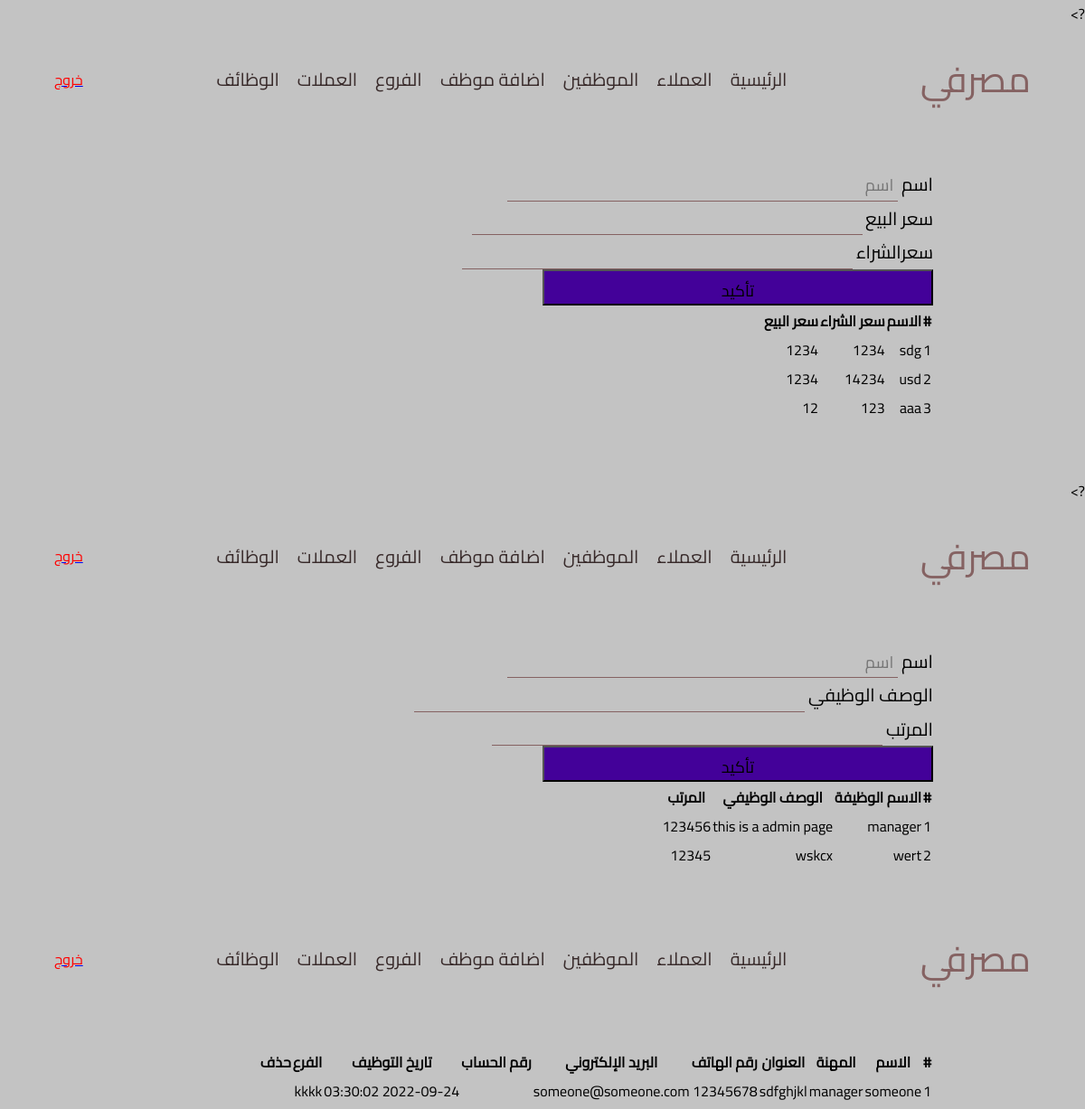
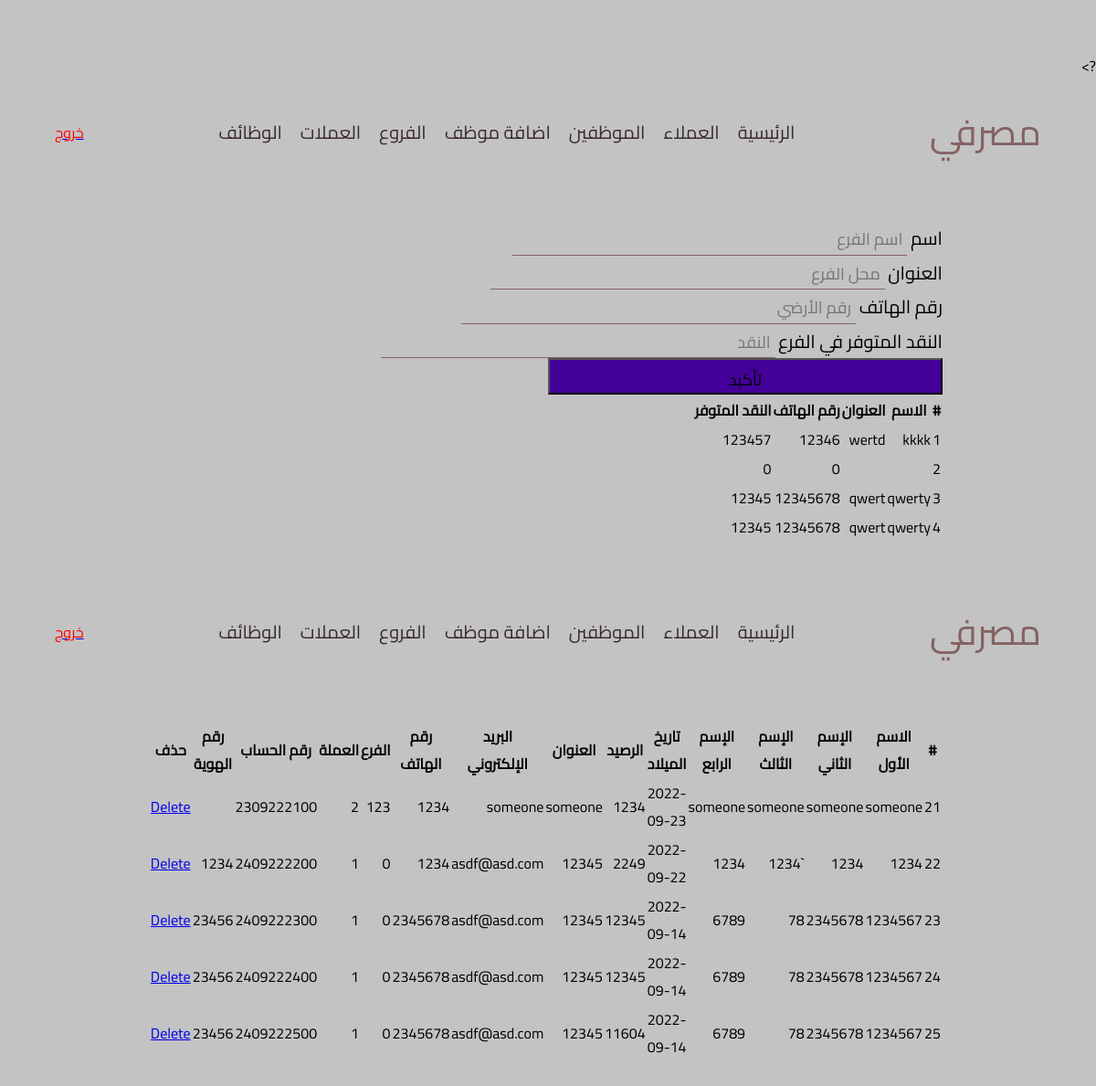
/admin/customer.php (signed in), run on the app's committed database (2 pictures, top to bottom).
### tables this page shows
CREATE TABLE `currency` (
  `id` int(3) NOT NULL,
  `sell` double NOT NULL,
  `preacher` double NOT NULL,
  `name` varchar(20) NOT NULL
);

CREATE TABLE `jobs` (
  `id` int(5) NOT NULL,
  `jobTitle` varchar(20) NOT NULL,
  `jobDescription` varchar(100) NOT NULL,
  `salary` int(11) NOT NULL
);

CREATE TABLE `employee` (
  `id` int(5) NOT NULL,
  `jopId` int(5) NOT NULL,
  `name` varchar(100) NOT NULL,
  `password` varchar(100) NOT NULL,
  `address` varchar(100) NOT NULL,
  `phone` varchar(100) NOT NULL,
  `email` varchar(100) NOT NULL,
  `barachId` int(5) NOT NULL,
  `date` timestamp NOT NULL DEFAULT current_timestamp()
);

CREATE TABLE `branches` (
  `id` int(5) NOT NULL,
  `name` varchar(50) NOT NULL,
  `address` varchar(100) NOT NULL,
  `phone` int(10) NOT NULL,
  `cash` int(11) NOT NULL
);

CREATE TABLE `customers` (
  `id` int(10) NOT NULL,
  `customerFirstName` varchar(20) NOT NULL,
  `customerSecondName` varchar(20) NOT NULL,
  `customerThirdName` varchar(20) NOT NULL,
  `customerForthName` varchar(20) NOT NULL,
  `customerDateOfBearth` date NOT NULL,
  `date` timestamp NOT NULL DEFAULT current_timestamp() ON UPDATE current_timestamp(),
  `customerAddress` varchar(100) NOT NULL,
  `customerPhoneNumber` int(10) NOT NULL,
  `customerEmail` varchar(50) NOT NULL,
  `customerBranchId` int(5) NOT NULL,
  `customerBalance` double NOT NULL,
  `currency` int(3) NOT NULL,
  `password` varchar(255) NOT NULL,
  `customerAccountId` varchar(10) NOT NULL,
  `nationalId` varchar(20) NOT NULL
);

### admin/customer.php (the view, shortened to what the rows shown need)
<!DOCTYPE html>
<?php include "../includes/init.php"; ?>
<?php
    $customers = Customer::find_all();
?>
<html lang="en">
<head>
    <link rel="stylesheet" href="../style/css/style.css">
</head>
<body>
    <section >
            <div class="container">
                <div class="customerPage">
                        <table class="table">
                        <thead>
                            <th>#</th>
                            <th>الاسم الأول</th>
                            <th>الإسم الثاني</th>
                            <th>الإسم الثالث</th>
                            <th>الإسم الرابع</th>
                            <th>تاريخ الميلاد</th>
                            <th>الرصيد</th>
                            <th>العنوان</th>
                            <th>البريد الإلكتروني</th>
                            <th>رقم الهاتف</th>
                            <th>الفرع</th>
                            <th>العملة</th>
                            <th>رقم الحساب</th>
                            <th>رقم الهوية</th>
                            <th>حذف</th>
                        </thead>
                        <tbody>
                            <?php foreach ($customers as $customer):?>
                                <tr>
                            <td><?php echo $customer->id?></td>
                            <td><?php echo $customer->customerFirstName?></td>
                            <td><?php echo $customer->customerSecondName?></td>
                            <td><?php echo $customer->customerThirdName?></td>
                            <td><?php echo $customer->customerForthName?></td>
                            <td><?php echo $customer->customerDateOfBearth?></td>
                            <td><?php echo $customer->customerBalance?></td>
                            <td><?php echo $customer->customerAddress?></td>
                            <td><?php echo $customer->customerEmail?></td>
                            <td><?php echo $customer->customerPhoneNumber?></td>
                            <td><?php echo $customer->customerBranchId?></td>
                            <td><?php echo $customer->currency?></td>
                            <td><?php echo $customer->customerAccountId?></td>
                            <td><?php echo $customer->nationalId?></td>
                            <td><a href="includes/deletecustomer.php?id=<?php echo $customer->id; ?>">Delete</a></td>
                            </tr>
                            <?php endforeach; ?>
                        </tbody>
                        </table>
                </div>
            </div>
    </section>
</body>
</html>

### admin/branches.php (shortened to what the rows shown need)
<!DOCTYPE html>
<?php include "../includes/init.php"; ?>
<?php
    $Branches = Branches::find_all();
    ?>
<html lang="en">
<head>
    <link rel="stylesheet" href="../style/css/style.css">
</head>
<body>
    <section >
            <div class="container">
                <div class="customerPage">
                        <table class="table">
                        <thead>
                            <th>#</th>
                            <th>الاسم</th>
                            <th>العنوان</th>
                            <th>رقم الهاتف</th>
                            <th>النقد المتوفر</th>
                        </thead>
                        <tbody>
                            <?php foreach ($Branches as $Branche):?>
                                <tr>
                            <td><?php echo $Branche->id?></td>
                            <td><?php echo $Branche->name?></td>
                            <td><?php echo $Branche->address?></td>
                            <td><?php echo $Branche->phone?></td>
                            <td><?php echo $Branche->cash?></td>
                            </tr>
                            <?php endforeach; ?>
                        </tbody>
                        </table>
                </div>
            </div>
    </section>
</body>
</html>

### admin/employee.php (shortened to what the rows shown need)
<!DOCTYPE html>
<?php include "../includes/init.php"; ?>
<?php
    $employees = Employee::find_all();
?>
<html lang="en">
<head>
    <link rel="stylesheet" href="../style/css/style.css">
</head>
<body>
    <section >
            <div class="container">
                <div class="customerPage">
                        <table class="table">
                        <thead>
                            <th>#</th>
                            <th>الاسم</th>
                            <th>المهنة</th>
                            <th>العنوان</th>
                            <th>رقم الهاتف</th>
                            <th>البريد الإلكتروني</th>
                            <th>رقم الحساب</th>
                            <th>تاريخ التوظيف</th>
                            <th>الفرع</th>
                            <th>حذف</th>
                        </thead>
                        <tbody>
                            <?php foreach ($employees as $employee):?>
                                <tr>
                            <td><?php echo $employee->id?></td>
                            <td><?php echo $employee->name?></td>
                            <td><?php $job = Jobs::find_by_id($employee->jopId);
                            echo $job->jobTitle ?></td>
                            <td><?php echo $employee->address?></td>
                            <td><?php echo $employee->phone?></td>
                            <td><?php echo $employee->email?></td>
                            <td><?php echo $employee->accountId?></td>
                            <td><?php echo $employee->date?></td>
                            <td><?php $branch = Branches::find_by_id($employee->barachId);
                             echo $branch->name?></td>
                            </tr>
                            <?php endforeach; ?>
                        </tbody>
                        </table>
                </div>
            </div>
    </section>
</body>
</html>

### admin/jobs.php (shortened to what the rows shown need)
<!DOCTYPE html>
<?php include "../includes/init.php"; ?>
<?php
    $Jobs = Jobs::find_all();
    ?>
<html lang="en">
<head>
    <link rel="stylesheet" href="../style/css/style.css">
</head>
<body>
    <section >
            <div class="container">
                <div class="customerPage">
                        <table class="table">
                        <thead>
                            <th>#</th>
                            <th>الاسم الوظيفة</th>
                            <th>الوصف الوظيفي</th>
                            <th>المرتب</th>
                        </thead>
                        <tbody>
                            <?php foreach ($Jobs as $Job):?>
                                <tr>
                            <td><?php echo $Job->id?></td>
                            <td><?php echo $Job->jobTitle?></td>
                            <td><?php echo $Job->jobDescription?></td>
                            <td><?php echo $Job->salary?></td>
                            </tr>
                            <?php endforeach; ?>
                        </tbody>
                        </table>
                </div>
            </div>
    </section>
</body>
</html>

### admin/currency.php (shortened to what the rows shown need)
<!DOCTYPE html>
<?php
    $Currency = Currency::find_all();
    ?>
<html lang="en">
<head>
    <link rel="stylesheet" href="../style/css/style.css">
</head>
<body>
                <?php if($session->is_signed()){
        $employee = Employee::find_by_id($session->user_id);
        if($employee->jopId != MANAGER){redirect('mybank/login.php');}}?>
    <section >
            <div class="container">
                <div class="customerPage">
                        <table class="table">
                        <thead>
                            <th>#</th>
                            <th>الاسم</th>
                            <th>سعر الشراء</th>
                            <th>سعر البيع</th>
                        </thead>
                        <tbody>
                            <?php foreach ($Currency as $Currenc):?>
                                <tr>
                            <td><?php echo $Currenc->id?></td>
                            <td><?php echo $Currenc->name?></td>
                            <td><?php echo $Currenc->preacher?></td>
                            <td><?php echo $Currenc->sell?></td>
                            </tr>
                            <?php endforeach; ?>
                        </tbody>
                        </table>
                </div>
            </div>
    </section>
</body>
</html>

### data on the page
currency: id "1", name "sdg", preacher "1234", sell "1234"
currency: id "2", name "usd", preacher "14234", sell "1234"
currency: id "3", name "aaa", preacher "123", sell "12"
jobs: id "1", jobTitle "manager", jobDescription "this is a admin page", salary "123456"
jobs: id "2", jobTitle "wert", jobDescription "wskcx", salary "12345"
employee: id "1", name "someone", address "sdfghjkl", phone "12345678", email "someone@someone.com", date "2022-09-24 03:30:02", branches.name "kkkk"
branches: id "1", name "kkkk", address "wertd", phone "12346", cash "123457"
branches: id "2", phone "0", cash "0"
branches: id "3", name "qwerty", address "qwert", phone "12345678", cash "12345"
branches: id "4", name "qwerty", address "qwert", phone "12345678", cash "12345"
customers: id "21", customerFirstName "someone", customerSecondName "someone", customerThirdName "someone", customerForthName "someone", customerDateOfBearth "2022-09-23", customerBalance "1234", customerAddress "someone", customerEmail "someone", customerPhoneNumber "1234", customerBranchId "123", currency "2", customerAccountId "2309222100"
customers: id "22", customerFirstName "1234", customerSecondName "1234", customerThirdName "`1234", customerForthName "1234", customerDateOfBearth "2022-09-22", customerBalance "2249", customerAddress "12345", customerEmail "asdf@asd.com", customerPhoneNumber "1234", customerBranchId "0", currency "1", customerAccountId "2409222200", nationalId "1234"
customers: id "23", customerFirstName "1234567", customerSecondName "2345678", customerThirdName "78", customerForthName "6789", customerDateOfBearth "2022-09-14", customerBalance "12345", customerAddress "12345", customerEmail "asdf@asd.com", customerPhoneNumber "2345678", customerBranchId "0", currency "1", customerAccountId "2409222300", nationalId "23456"
customers: id "24", customerFirstName "1234567", customerSecondName "2345678", customerThirdName "78", customerForthName "6789", customerDateOfBearth "2022-09-14", customerBalance "12345", customerAddress "12345", customerEmail "asdf@asd.com", customerPhoneNumber "2345678", customerBranchId "0", currency "1", customerAccountId "2409222400", nationalId "23456"
customers: id "25", customerFirstName "1234567", customerSecondName "2345678", customerThirdName "78", customerForthName "6789", customerDateOfBearth "2022-09-14", customerBalance "11604", customerAddress "12345", customerEmail "asdf@asd.com", customerPhoneNumber "2345678", customerBranchId "0", currency "1", customerAccountId "2409222500", nationalId "23456"
